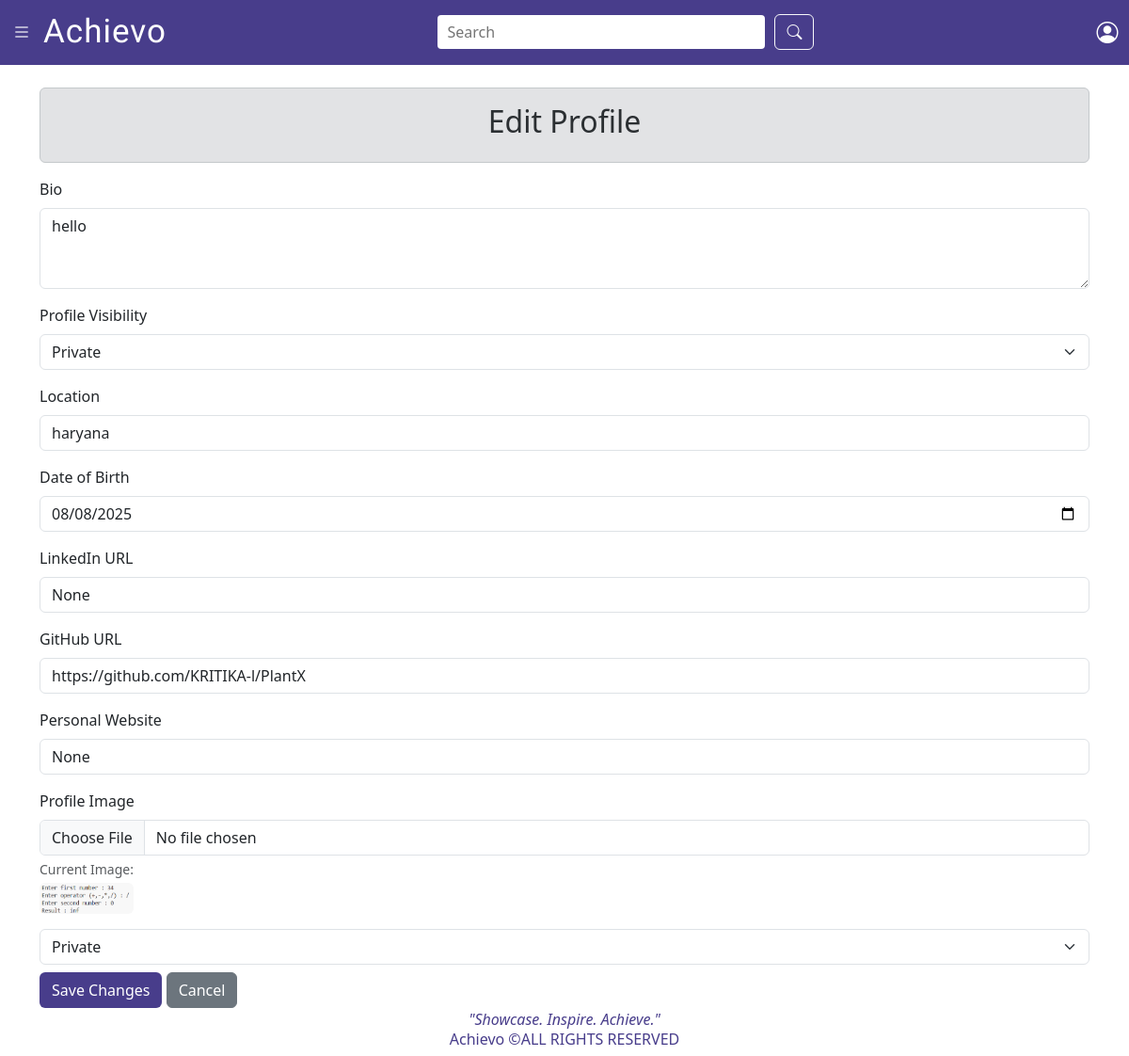
The app's page /profile/edit/ (signed in), older data.
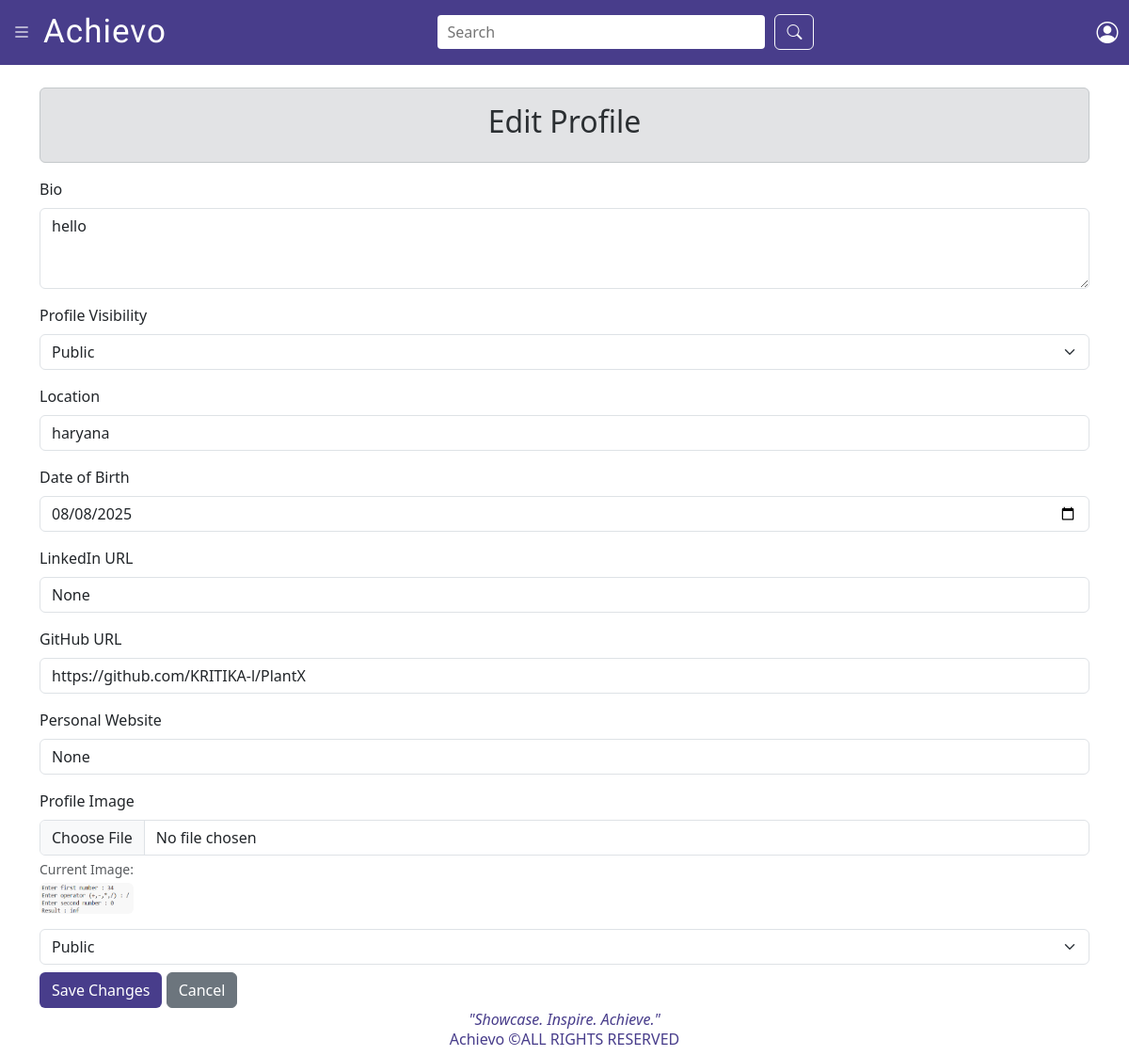
The same page, newer data.
### student/models.py (models this page shows, shortened)
class UserProfile(models.Model):
    user = models.OneToOneField(User, on_delete=models.CASCADE)
    bio = models.TextField(blank=True, null=True)
    date_of_birth = models.DateField(blank=True, null=True)
    profile_image = models.ImageField(upload_to='profile_images/', blank=True, null=True)
    location = models.CharField(max_length=100, blank=True, null=True)
    linkedin_url = models.URLField(blank=True, null=True)
    github_url = models.URLField(blank=True, null=True)
    personal_website = models.URLField(blank=True, null=True)
    created_at = models.DateTimeField(auto_now_add=True)
    is_public = models.BooleanField(default=True)
    skills = models.ManyToManyField(Skill, blank=True)

### student/views.py (the view, shortened to what this page needs)
# urls.py: path('profile/edit/', views.edit_profile, name='edit_profile'),
@login_required
def edit_profile(request):
    profile = request.user.userprofile
    return render(request, 'student/editprofile.html', {'profile': profile})

### student/templates/student/editprofile.html (shortened to what this page needs)
{% load static %}
<!DOCTYPE html>
<html lang="en">
<head>
    <link href="https://cdn.jsdelivr.net/npm/bootstrap@5.3.0/dist/css/bootstrap.min.css" rel="stylesheet">
</head>
<body>
    {% include 'student/navbar.html' %}
    <div class="container mt-4">
        <div class="alert alert-secondary text-center">
            <h2>Edit Profile</h2>
        </div>
        <form method="POST" enctype="multipart/form-data">
            <div class="mb-3">
                <label for="bio" class="form-label">Bio</label>
                <textarea class="form-control" id="bio" name="bio" rows="3">{{ profile.bio }}</textarea>
            </div>
            <div class="mb-3">
                <label for="is_public" class="form-label">Profile Visibility</label>
                <select id="is_public" name="is_public" class="form-select">
                    <option value="True" {% if profile.is_public %}selected{% endif %}>Public</option>
                    <option value="False" {% if not profile.is_public %}selected{% endif %}>Private</option>
                </select>
            </div>
            <div class="mb-3">
                <label for="location" class="form-label">Location</label>
                <input type="text" class="form-control" id="location" name="location" value="{{ profile.location }}">
            </div>
            <div class="mb-3">
                <label for="date_of_birth" class="form-label">Date of Birth</label>
                <input type="date" class="form-control" id="date_of_birth" name="date_of_birth"
                       value="{{ profile.date_of_birth|date:'Y-m-d' }}">
            </div>
            <div class="mb-3">
                <label for="linkedin_url" class="form-label">LinkedIn URL</label>
                <input type="text" class="form-control" id="linkedin_url" name="linkedin_url" value="{{ profile.linkedin_url }}">
            </div>
            <div class="mb-3">
                <label for="github_url" class="form-label">GitHub URL</label>
                <input type="text" class="form-control" id="github_url" name="github_url" value="{{ profile.github_url }}">
            </div>
            <div class="mb-3">
                <label for="personal_website" class="form-label">Personal Website</label>
                <input type="text" class="form-control" id="personal_website" name="personal_website" value="{{ profile.personal_website }}">
            </div>
            <div class="mb-3">
                <label for="profile_image" class="form-label">Profile Image</label>
                <input type="file" class="form-control" id="profile_image" name="profile_image">
                {% if profile.profile_image %}
                    <small class="text-muted d-block mt-1">Current Image:</small>
                    <img src="{{ profile.profile_image.url }}" alt="Profile Image" width="100" class="rounded mt-1">
                {% endif %}
            </div>
            <select id="is_public" name="is_public" class="form-select">
                <option value="True" {% if profile.is_public %}selected{% endif %}>Public</option>
                <option value="False" {% if not profile.is_public %}selected{% endif %}>Private</option>
            </select>
            <button type="submit" class="btn text-white mt-2"
                style="background-color: darkslateblue; transition: background-color 0.3s;"
                onmouseover="this.style.backgroundColor='#5D3FD3'"
                onmouseout="this.style.backgroundColor='darkslateblue'">
                Save Changes
            </button>
            <a href="{% url 'my_profile' %}" class="btn btn-secondary mt-2">Cancel</a>
        </form>
    </div>
    {% include 'student/footer.html' %}
</body>
</html>

Row changes from the older to the newer data that the page shows:
changed UserProfile "hello": is_public "Private" → "Public"
